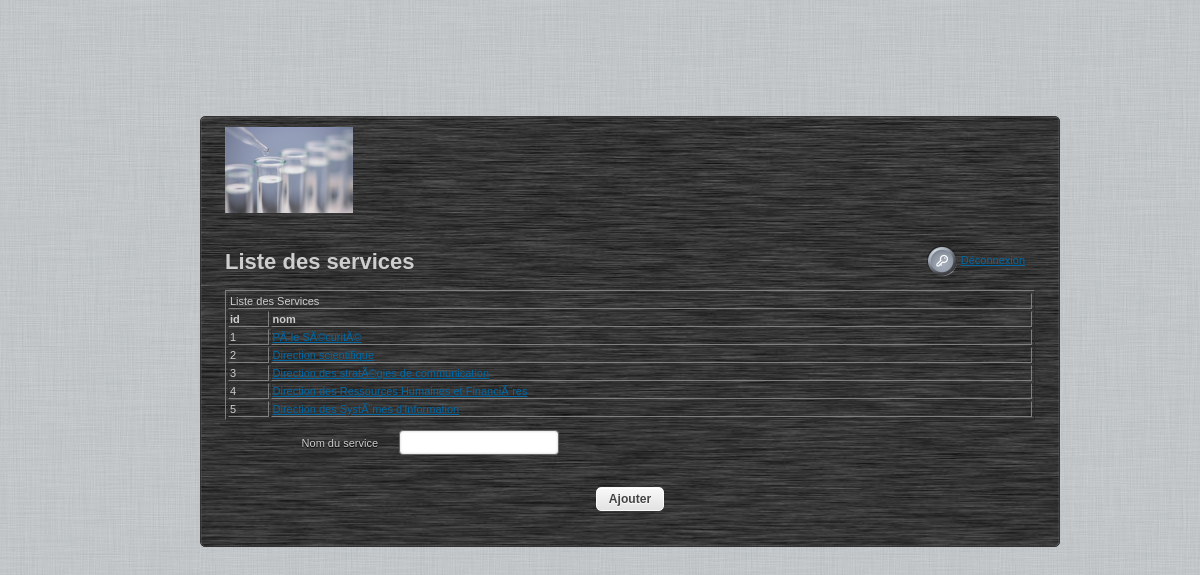
/ihm/admin/gestion.php?page=a28_service (signed in), run on the app's committed database.
### tables this page shows
CREATE TABLE IF NOT EXISTS `a28_service` (
  `id` int(10) unsigned NOT NULL,
  `nom` varchar(256) NOT NULL
);

### ihm/classes_inc.php (the view, shortened to what this page needs)
<?php
class requete{
	var $flag;
	function requete($input, $flag){
		$this->flag=$flag;
		$this->req=mysql_query($input) or die($flag.' : '.mysql_error());
		$x=strpos($input, ' ');
		return $this->req;
	}
	function liste_tableau($result, $table, $attributs){
		$titre=$this->flag;
		$s=$this->requete('SHOW COLUMNS FROM `'.$table.'`', 'autres colonnes');
		$colspan=mysql_num_rows($s);
		$liste='<table '.$attributs.'><tr><td colspan="'.$colspan.'">'.$titre.'</td></tr>';
		$liste.='<tr style="font-weight:bold">';
		while($colonne=mysql_fetch_row($s)){
			if($colonne[0]!='id_'.$table){
				$liste.='<td>'.$colonne[0].'</td>';
			}
		}
		$liste.='</tr>';
		if(0==mysql_num_rows($result)){
			$liste.='<tr><td colspan="'.$colspan.'">Liste vide</td></tr>';
		}
		else{
			while($o=mysql_fetch_row($result)){
				$liste.='<tr>';
				$liste.='<td>'.$o[0].'</td>';
				$liste.='<td><a href="gestion.php?page='.$table.'&id='.$o[0].'">'.$o[1].'</a></td>';
				$liste.='</tr>';
			}
		}
		$liste.='</table>';
		return $liste;
	}
}
?>

### ihm/login_fichiers/styles.css (style rules this page uses)
body { font-family: "Lucida Grande", Verdana, Arial, Helvetica, sans-serif; font-size: 11px; color: #333; background: url(images/linen.jpg) repeat #d1d5d8; margin: 0; }
a { color: #0069a6; }
#login-form table { width:100%; }

### data on the page
a28_service: id "1", nom "PÃ´le SÃ©curitÃ©"
a28_service: id "2", nom "Direction scientifique"
a28_service: id "3", nom "Direction des stratÃ©gies de communication"
a28_service: id "4", nom "Direction des Ressources Humaines et FinanciÃ¨res"
a28_service: id "5", nom "Direction des SystÃ¨mes d'Information"

### other printed values
$titre "Liste des Services"
$colonne[0] "id"
$colonne[0] "nom"
